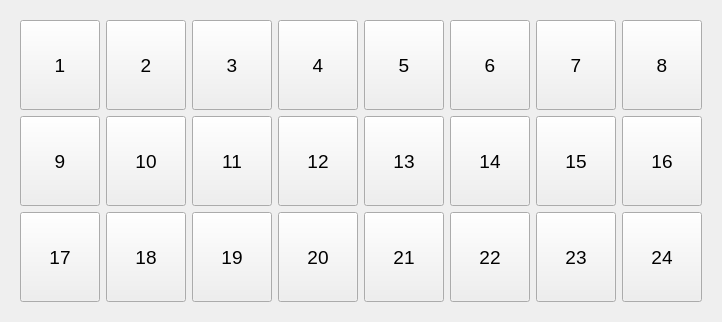
            <widget class="QWidget" name="tab">
             <attribute name="title">
              <string>1层停车位</string>
             </attribute>
             <layout class="QHBoxLayout" name="horizontalLayout_8">
              <item>
               <widget class="QWidget" name="widget_p1" native="true">
                <layout class="QHBoxLayout" name="horizontalLayout">
                 <item>
                  <layout class="QVBoxLayout" name="verticalLayout_15">
                   <item>
                    <layout class="QHBoxLayout" name="horizontalLayout_17">
                     <item>
                      <widget class="QPushButton" name="pushButton_p1">
                       <property name="sizePolicy">
                        <sizepolicy hsizetype="Minimum" vsizetype="Minimum">
                         <horstretch>0</horstretch>
                         <verstretch>0</verstretch>
                        </sizepolicy>
                       </property>
                       <property name="minimumSize">
                        <size>
                         <width>60</width>
                         <height>90</height>
                        </size>
                       </property>
                       <property name="font">
                        <font>
                         <pointsize>14</pointsize>
                        </font>
                       </property>
                       <property name="text">
                        <string>1</string>
                       </property>
                      </widget>
                     </item>
                     <item>
                      <widget class="QPushButton" name="pushButton_p2">
                       <property name="sizePolicy">
                        <sizepolicy hsizetype="Minimum" vsizetype="Minimum">
                         <horstretch>0</horstretch>
                         <verstretch>0</verstretch>
                        </sizepolicy>
                       </property>
                       <property name="minimumSize">
                        <size>
                         <width>0</width>
                         <height>90</height>
                        </size>
                       </property>
                       <property name="font">
                        <font>
                         <pointsize>14</pointsize>
                        </font>
                       </property>
                       <property name="text">
                        <string>2</string>
                       </property>
                      </widget>
                     </item>
                     <item>
                      <widget class="QPushButton" name="pushButton_p3">
                       <property name="sizePolicy">
                        <sizepolicy hsizetype="Minimum" vsizetype="Minimum">
                         <horstretch>0</horstretch>
                         <verstretch>0</verstretch>
                        </sizepolicy>
                       </property>
                       <property name="minimumSize">
                        <size>
                         <width>0</width>
                         <height>90</height>
                        </size>
                       </property>
                       <property name="font">
                        <font>
                         <pointsize>14</pointsize>
                        </font>
                       </property>
                       <property name="text">
                        <string>3</string>
                       </property>
                      </widget>
                     </item>
                     <item>
                      <widget class="QPushButton" name="pushButton_p4">
                       <property name="sizePolicy">
                        <sizepolicy hsizetype="Minimum" vsizetype="Minimum">
                         <horstretch>0</horstretch>
                         <verstretch>0</verstretch>
                        </sizepolicy>
                       </property>
                       <property name="minimumSize">
                        <size>
                         <width>0</width>
                         <height>90</height>
                        </size>
                       </property>
                       <property name="font">
                        <font>
                         <pointsize>14</pointsize>
                        </font>
                       </property>
                       <property name="text">
                        <string>4</string>
                       </property>
                      </widget>
                     </item>
                     <item>
                      <widget class="QPushButton" name="pushButton_p5">
                       <property name="sizePolicy">
                        <sizepolicy hsizetype="Minimum" vsizetype="Minimum">
                         <horstretch>0</horstretch>
                         <verstretch>0</verstretch>
                        </sizepolicy>
                       </property>
                       <property name="minimumSize">
                        <size>
                         <width>0</width>
                         <height>90</height>
                        </size>
                       </property>
                       <property name="font">
                        <font>
                         <pointsize>14</pointsize>
                        </font>
                       </property>
                       <property name="text">
                        <string>5</string>
                       </property>
                      </widget>
                     </item>
                     <item>
                      <widget class="QPushButton" name="pushButton_p6">
                       <property name="sizePolicy">
                        <sizepolicy hsizetype="Minimum" vsizetype="Minimum">
                         <horstretch>0</horstretch>
                         <verstretch>0</verstretch>
                        </sizepolicy>
                       </property>
                       <property name="minimumSize">
                        <size>
                         <width>0</width>
                         <height>90</height>
                        </size>
                       </property>
                       <property name="font">
                        <font>
                         <pointsize>14</pointsize>
                        </font>
                       </property>
                       <property name="text">
                        <string>6</string>
                       </property>
                      </widget>
                     </item>
                     <item>
                      <widget class="QPushButton" name="pushButton_p7">
                       <property name="sizePolicy">
                        <sizepolicy hsizetype="Minimum" vsizetype="Minimum">
                         <horstretch>0</horstretch>
                         <verstretch>0</verstretch>
                        </sizepolicy>
                       </property>
                       <property name="minimumSize">
                        <size>
                         <width>0</width>
                         <height>90</height>
                        </size>
                       </property>
                       <property name="font">
                        <font>
                         <pointsize>14</pointsize>
                        </font>
                       </property>
                       <property name="text">
                        <string>7</string>
                       </property>
                      </widget>
                     </item>
                     <item>
                      <widget class="QPushButton" name="pushButton_p8">
                       <property name="sizePolicy">
                        <sizepolicy hsizetype="Minimum" vsizetype="Minimum">
                         <horstretch>0</horstretch>
                         <verstretch>0</verstretch>
                        </sizepolicy>
                       </property>
                       <property name="minimumSize">
                        <size>
                         <width>0</width>
                         <height>90</height>
                        </size>
                       </property>
                       <property name="font">
                        <font>
                         <pointsize>14</pointsize>
                        </font>
                       </property>
                       <property name="text">
                        <string>8</string>
                       </property>
                      </widget>
                     </item>
                    </layout>
                   </item>
                   <item>
                    <layout class="QHBoxLayout" name="horizontalLayout_18">
                     <item>
                      <widget class="QPushButton" name="pushButton_p9">
                       <property name="sizePolicy">
                        <sizepolicy hsizetype="Minimum" vsizetype="Minimum">
                         <horstretch>0</horstretch>
                         <verstretch>0</verstretch>
                        </sizepolicy>
                       </property>
                       <property name="minimumSize">
                        <size>
                         <width>0</width>
                         <height>90</height>
                        </size>
                       </property>
                       <property name="font">
                        <font>
                         <pointsize>14</pointsize>
                        </font>
                       </property>
                       <property name="text">
                        <string>9</string>
                       </property>
                      </widget>
                     </item>
                     <item>
                      <widget class="QPushButton" name="pushButton_p10">
                       <property name="sizePolicy">
                        <sizepolicy hsizetype="Minimum" vsizetype="Minimum">
                         <horstretch>0</horstretch>
                         <verstretch>0</verstretch>
                        </sizepolicy>
                       </property>
                       <property name="minimumSize">
                        <size>
                         <width>0</width>
                         <height>90</height>
                        </size>
                       </property>
                       <property name="font">
                        <font>
                         <pointsize>14</pointsize>
                        </font>
                       </property>
                       <property name="text">
                        <string>10</string>
                       </property>
                      </widget>
                     </item>
                     <item>
                      <widget class="QPushButton" name="pushButton_p11">
                       <property name="sizePolicy">
                        <sizepolicy hsizetype="Minimum" vsizetype="Minimum">
                         <horstretch>0</horstretch>
                         <verstretch>0</verstretch>
                        </sizepolicy>
                       </property>
                       <property name="minimumSize">
                        <size>
                         <width>0</width>
                         <height>90</height>
                        </size>
                       </property>
                       <property name="font">
                        <font>
                         <pointsize>14</pointsize>
                        </font>
                       </property>
                       <property name="text">
                        <string>11</string>
                       </property>
                      </widget>
                     </item>
                     <item>
                      <widget class="QPushButton" name="pushButton_p12">
                       <property name="sizePolicy">
                        <sizepolicy hsizetype="Minimum" vsizetype="Minimum">
                         <horstretch>0</horstretch>
                         <verstretch>0</verstretch>
                        </sizepolicy>
                       </property>
                       <property name="minimumSize">
                        <size>
                         <width>0</width>
                         <height>90</height>
                        </size>
                       </property>
                       <property name="font">
                        <font>
                         <pointsize>14</pointsize>
                        </font>
                       </property>
                       <property name="text">
                        <string>12</string>
                       </property>
                      </widget>
                     </item>
                     <item>
                      <widget class="QPushButton" name="pushButton_p13">
                       <property name="sizePolicy">
                        <sizepolicy hsizetype="Minimum" vsizetype="Minimum">
                         <horstretch>0</horstretch>
                         <verstretch>0</verstretch>
                        </sizepolicy>
                       </property>
                       <property name="minimumSize">
                        <size>
                         <width>0</width>
                         <height>90</height>
                        </size>
                       </property>
                       <property name="font">
                        <font>
                         <pointsize>14</pointsize>
                        </font>
                       </property>
                       <property name="text">
                        <string>13</string>
                       </property>
                      </widget>
                     </item>
                     <item>
                      <widget class="QPushButton" name="pushButton_p14">
                       <property name="sizePolicy">
                        <sizepolicy hsizetype="Minimum" vsizetype="Minimum">
                         <horstretch>0</horstretch>
                         <verstretch>0</verstretch>
                        </sizepolicy>
                       </property>
                       <property name="minimumSize">
                        <size>
                         <width>0</width>
                         <height>90</height>
                        </size>
                       </property>
                       <property name="font">
                        <font>
                         <pointsize>14</pointsize>
                        </font>
                       </property>
                       <property name="text">
                        <string>14</string>
                       </property>
                      </widget>
                     </item>
                     <item>
                      <widget class="QPushButton" name="pushButton_p15">
                       <property name="sizePolicy">
                        <sizepolicy hsizetype="Minimum" vsizetype="Minimum">
                         <horstretch>0</horstretch>
                         <verstretch>0</verstretch>
                        </sizepolicy>
                       </property>
                       <property name="minimumSize">
                        <size>
                         <width>0</width>
                         <height>90</height>
                        </size>
                       </property>
                       <property name="font">
                        <font>
                         <pointsize>14</pointsize>
                        </font>
                       </property>
                       <property name="text">
                        <string>15</string>
                       </property>
                      </widget>
                     </item>
                     <item>
                      <widget class="QPushButton" name="pushButton_p16">
                       <property name="sizePolicy">
                        <sizepolicy hsizetype="Minimum" vsizetype="Minimum">
                         <horstretch>0</horstretch>
                         <verstretch>0</verstretch>
                        </sizepolicy>
                       </property>
                       <property name="minimumSize">
                        <size>
                         <width>0</width>
                         <height>90</height>
                        </size>
                       </property>
                       <property name="font">
                        <font>
                         <pointsize>14</pointsize>
                        </font>
                       </property>
                       <property name="text">
                        <string>16</string>
                       </property>
                      </widget>
                     </item>
                    </layout>
                   </item>
                   <item>
                    <layout class="QHBoxLayout" name="horizontalLayout_19">
                     <item>
                      <widget class="QPushButton" name="pushButton_p17">
                       <property name="sizePolicy">
                        <sizepolicy hsizetype="Minimum" vsizetype="Minimum">
                         <horstretch>0</horstretch>
                         <verstretch>0</verstretch>
                        </sizepolicy>
                       </property>
                       <property name="minimumSize">
                        <size>
                         <width>0</width>
                         <height>90</height>
                        </size>
                       </property>
                       <property name="font">
                        <font>
                         <pointsize>14</pointsize>
                        </font>
                       </property>
                       <property name="text">
                        <string>17</string>
                       </property>
                      </widget>
                     </item>
                     <item>
                      <widget class="QPushButton" name="pushButton_p18">
                       <property name="sizePolicy">
                        <sizepolicy hsizetype="Minimum" vsizetype="Minimum">
                         <horstretch>0</horstretch>
                         <verstretch>0</verstretch>
                        </sizepolicy>
                       </property>
                       <property name="minimumSize">
                        <size>
                         <width>0</width>
                         <height>90</height>
                        </size>
                       </property>
                       <property name="font">
                        <font>
                         <pointsize>14</pointsize>
                        </font>
                       </property>
                       <property name="text">
                        <string>18</string>
                       </property>
                      </widget>
                     </item>
                     <item>
                      <widget class="QPushButton" name="pushButton_p19">
                       <property name="sizePolicy">
                        <sizepolicy hsizetype="Minimum" vsizetype="Minimum">
                         <horstretch>0</horstretch>
                         <verstretch>0</verstretch>
                        </sizepolicy>
                       </property>
                       <property name="minimumSize">
                        <size>
                         <width>0</width>
                         <height>90</height>
                        </size>
                       </property>
                       <property name="font">
                        <font>
                         <pointsize>14</pointsize>
                        </font>
                       </property>
                       <property name="text">
                        <string>19</string>
                       </property>
                      </widget>
                     </item>
                     <item>
                      <widget class="QPushButton" name="pushButton_p20">
                       <property name="sizePolicy">
                        <sizepolicy hsizetype="Minimum" vsizetype="Minimum">
                         <horstretch>0</horstretch>
                         <verstretch>0</verstretch>
                        </sizepolicy>
                       </property>
                       <property name="minimumSize">
                        <size>
                         <width>0</width>
                         <height>90</height>
                        </size>
                       </property>
                       <property name="font">
                        <font>
                         <pointsize>14</pointsize>
                        </font>
                       </property>
                       <property name="text">
                        <string>20</string>
                       </property>
                      </widget>
                     </item>
                     <item>
                      <widget class="QPushButton" name="pushButton_p21">
                       <property name="sizePolicy">
                        <sizepolicy hsizetype="Minimum" vsizetype="Minimum">
                         <horstretch>0</horstretch>
                         <verstretch>0</verstretch>
                        </sizepolicy>
                       </property>
                       <property name="minimumSize">
                        <size>
                         <width>0</width>
                         <height>90</height>
                        </size>
                       </property>
                       <property name="font">
                        <font>
                         <pointsize>14</pointsize>
                        </font>
                       </property>
                       <property name="text">
                        <string>21</string>
                       </property>
                      </widget>
                     </item>
                     <item>
                      <widget class="QPushButton" name="pushButton_p22">
                       <property name="sizePolicy">
                        <sizepolicy hsizetype="Minimum" vsizetype="Minimum">
                         <horstretch>0</horstretch>
                         <verstretch>0</verstretch>
                        </sizepolicy>
                       </property>
                       <property name="minimumSize">
                        <size>
                         <width>0</width>
                         <height>90</height>
                        </size>
                       </property>
                       <property name="font">
                        <font>
                         <pointsize>14</pointsize>
                        </font>
                       </property>
                       <property name="text">
                        <string>22</string>
                       </property>
                      </widget>
                     </item>
                     <item>
                      <widget class="QPushButton" name="pushButton_p23">
                       <property name="sizePolicy">
                        <sizepolicy hsizetype="Minimum" vsizetype="Minimum">
                         <horstretch>0</horstretch>
                         <verstretch>0</verstretch>
                        </sizepolicy>
                       </property>
                       <property name="minimumSize">
                        <size>
                         <width>0</width>
                         <height>90</height>
                        </size>
                       </property>
                       <property name="font">
                        <font>
                         <pointsize>14</pointsize>
                        </font>
                       </property>
                       <property name="text">
                        <string>23</string>
                       </property>
                      </widget>
                     </item>
                     <item>
                      <widget class="QPushButton" name="pushButton_p24">
                       <property name="sizePolicy">
                        <sizepolicy hsizetype="Minimum" vsizetype="Minimum">
                         <horstretch>0</horstretch>
                         <verstretch>0</verstretch>
                        </sizepolicy>
                       </property>
                       <property name="minimumSize">
                        <size>
                         <width>0</width>
                         <height>90</height>
                        </size>
                       </property>
                       <property name="font">
                        <font>
                         <pointsize>14</pointsize>
                        </font>
                       </property>
                       <property name="text">
                        <string>24</string>
                       </property>
                      </widget>
                     </item>
                    </layout>
                   </item>
                  </layout>
                 </item>
                </layout>
               </widget>
              </item>
             </layout>
            </widget>
